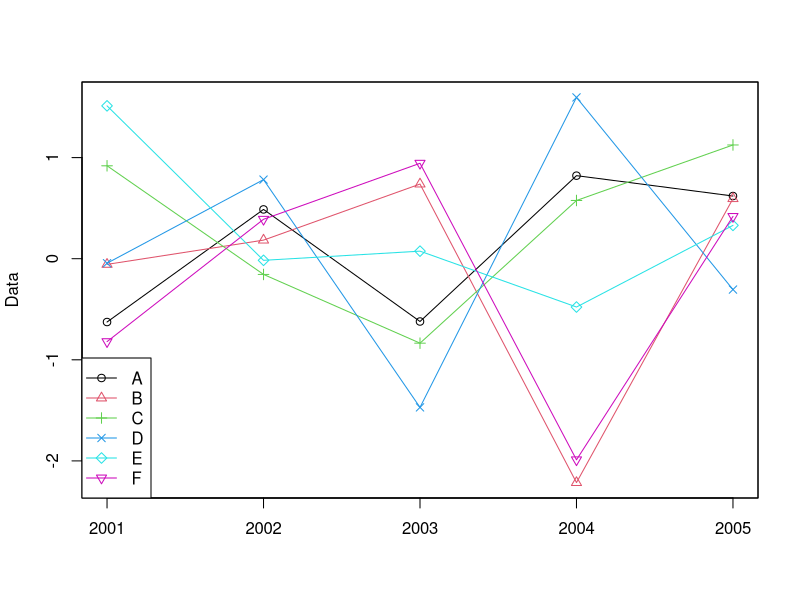

Here is the R script that generated this plot:
library(zoo)


### Name: merge.zoo
### Title: Merge Two or More zoo Objects
### Aliases: merge.zoo rbind.zoo c.zoo cbind.zoo
### Keywords: ts

### ** Examples

## simple merging
x.date <- as.Date(paste(2003, 02, c(1, 3, 7, 9, 14), sep = "-"))
x <- zoo(rnorm(5), x.date)

y1 <- zoo(matrix(1:10, ncol = 2), 1:5)
y2 <- zoo(matrix(rnorm(10), ncol = 2), 3:7)

## using arguments `fill' and `suffixes'
merge(y1, y2, all = FALSE)
merge(y1, y2, all = FALSE, suffixes = c("a", "b"))
merge(y1, y2, all = TRUE)
merge(y1, y2, all = TRUE, fill = 0)

## if different index classes are merged, as in
## the next merge example then ## a warning is issued and 
### the indexes are coerced.
## It is up to the user to ensure that the result makes sense.
merge(x, y1, y2, all = TRUE)

## extend an irregular series to a regular one:
# create a constant series
z <- zoo(1, seq(4)[-2])
# create a 0 dimensional zoo series
z0 <- zoo(, 1:4)
# do the extension
merge(z, z0)
# same but with zero fill
merge(z, z0, fill = 0)

merge(z, coredata(z),  1)


## merge multiple series represented in a long form data frame 
## into a multivariate zoo series and plot, one series for each site.
## Additional examples can be found here:
## https://stat.ethz.ch/pipermail/r-help/2009-February/187094.html
## https://stat.ethz.ch/pipermail/r-help/2009-February/187096.html
##
m <- 5 # no of years
n <- 6 # no of sites
sites <- LETTERS[1:n]
set.seed(1)
DF <- data.frame(site = sites, year = 2000 + 1:m, data = rnorm(m*n))
tozoo <- function(x) zoo(x$data, x$year) 
Data <- do.call(merge, lapply(split(DF, DF$site), tozoo))
plot(Data, screen = 1, col = 1:n, pch = 1:n, type = "o", xlab = "")
legend("bottomleft", legend = sites, lty = 1, pch = 1:n, col = 1:n)

## for each index value in x merge it with the closest index value in y
## but retaining x's times.
x<-zoo(1:3,as.Date(c("1992-12-13", "1997-05-12", "1997-07-13")))
y<-zoo(1:5,as.Date(c("1992-12-15", "1992-12-16", "1997-05-10","1997-05-19", "1997-07-13")))
f <- function(u) which.min(abs(as.numeric(index(y)) - as.numeric(u)))
ix <- sapply(index(x), f)
cbind(x, y = coredata(y)[ix])

## this merges each element of x with the closest time point in y at or
## after x's time point (whereas in previous example it could be before
## or after)
window(na.locf(merge(x, y), fromLast = TRUE), index(x))


## c() can combine several zoo series, e.g., zoo series with Date index
z <- zoo(1:5, as.Date("2000-01-01") + 0:4)
z2 <- zoo(6:7, time(z)[length(z)] + 1:2)

## c() combines these in a single series
c(z, z2)

## the order does not matter
c(z2, z)

## note, however, that combining a zoo series with an unclassed vector
## of observations coerces to zoo/Date first and can give unexpected results
c(z, 6:7)
